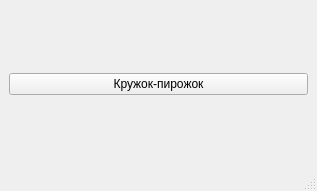
<?xml version="1.0" encoding="UTF-8"?>
<ui version="4.0">
 <class>MainWindow</class>
 <widget class="QMainWindow" name="MainWindow">
  <property name="geometry">
   <rect>
    <x>0</x>
    <y>0</y>
    <width>317</width>
    <height>191</height>
   </rect>
  </property>
  <property name="windowTitle">
   <string>MainWindow</string>
  </property>
  <widget class="QWidget" name="centralwidget">
   <layout class="QGridLayout" name="gridLayout">
    <item row="0" column="0">
     <widget class="QPushButton" name="pushButton">
      <property name="text">
       <string>Кружок-пирожок</string>
      </property>
     </widget>
    </item>
   </layout>
  </widget>
  <widget class="QStatusBar" name="statusbar"/>
 </widget>
 <resources/>
 <connections/>
</ui>
